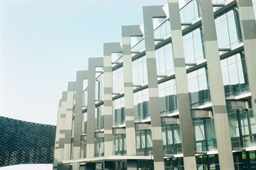
#> input picture lab2/building.png, 256 x 170 px, shrunk from 1197 x 795 before the run
$ python guassian_blur.py
#> lines starting #> are read from the running program, lines starting #| are printed output that depends on the picture
import cv2
import numpy as np


img1_path = 'building.png'


def gaussian_blur():
    img = cv2.imread(img1_path)
#> img is the input picture: shape (170, 256, 3); mean B, G, R 179.5, 184.5, 169.4
    img_gray = np.zeros(img.shape[:2], dtype=np.uint8)
    img_blur = np.zeros(img.shape[:2], dtype=np.uint8)
    print(img_gray.shape)
#| (170, 256)
    print(img[0,0])
#| [243 237 225]
    for i in range(img_gray.shape[0]):
        for j in range(img_gray.shape[1]):
            img_gray[i,j] = int(np.dot(img[i,j], [0.114,0.587,0.299]))
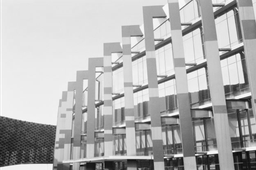
#> img_gray: shape (170, 256); min 7, max 254, mean 179

    for i in range(1,img_gray.shape[0]-1):
        for j in range(1,img_gray.shape[1]-1):
            # section = np.array([img_gray[i-1,j-1],img_gray[i,j-1],img_gray[i+1,j-1]], \
            #                   [img_gray[i - 1, j], img_gray[i, j ], img_gray[i + 1, j ]], \
            #                   [img_gray[i - 1, j + 1], img_gray[i, j + 1], img_gray[i + 1, j + 1]])
            # kernel = np.array([0.045,0.122])
            img_blur[i,j] = int(img_gray[i-1,j-1] * 0.045 + img_gray[i,j-1] * 0.122 + img_gray[i+1,j-1] * 0.045+\
                            img_gray[i - 1, j] * 0.122+ img_gray[i, j] * 0.332 + img_gray[i + 1, j] * 0.122+ \
                            img_gray[i - 1, j + 1] * 0.045 + img_gray[i, j + 1] * 0.122 + img_gray[i + 1, j + 1] * 0.045)
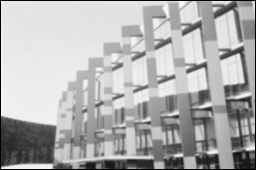
#> img_blur: shape (170, 256); min 0, max 246, mean 175.1


    cv2.imshow("gray",img_gray)
    cv2.imshow("blur", img_blur)
    cv2.waitKey(0)


if __name__ == "__main__":
    gaussian_blur()
